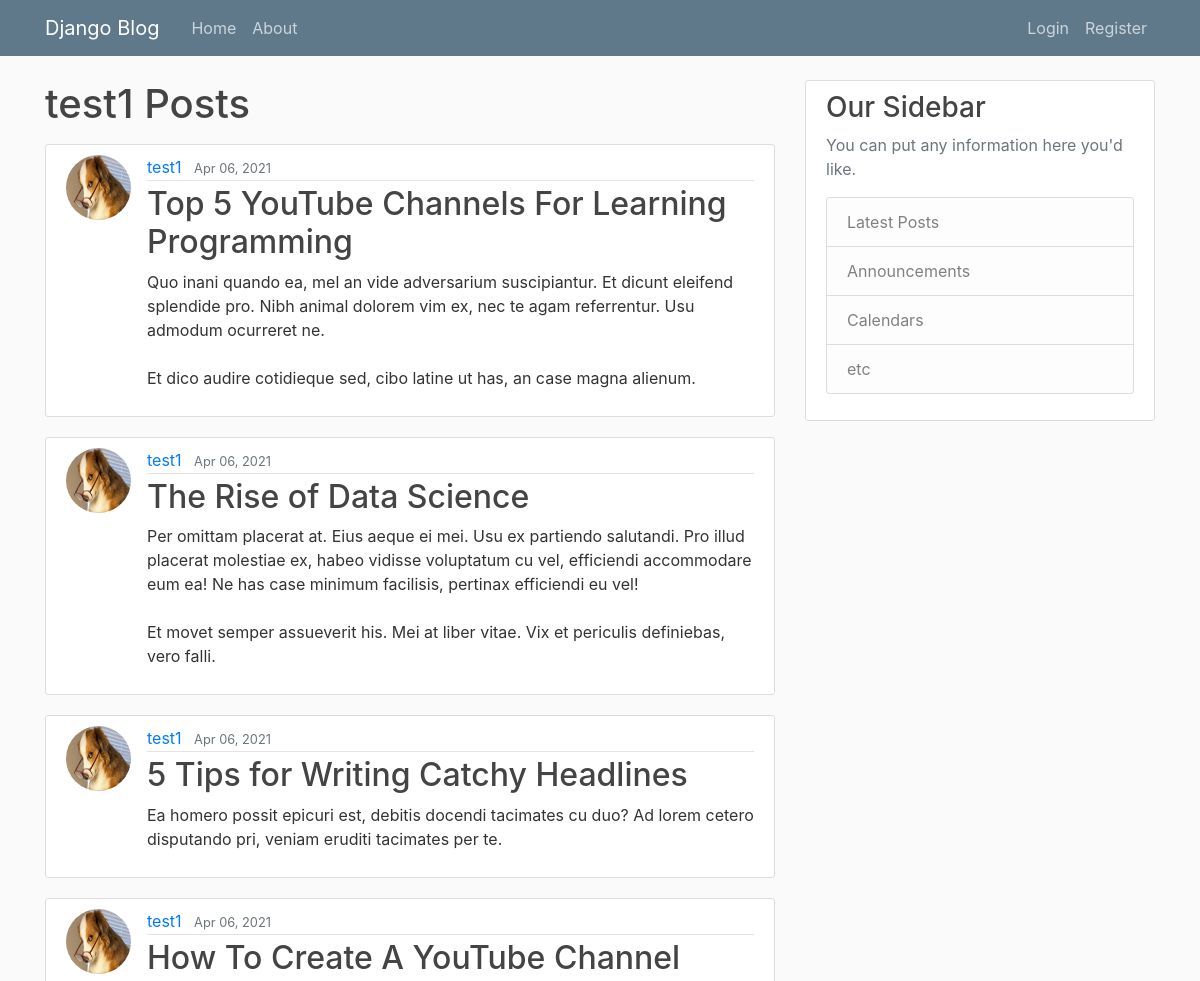
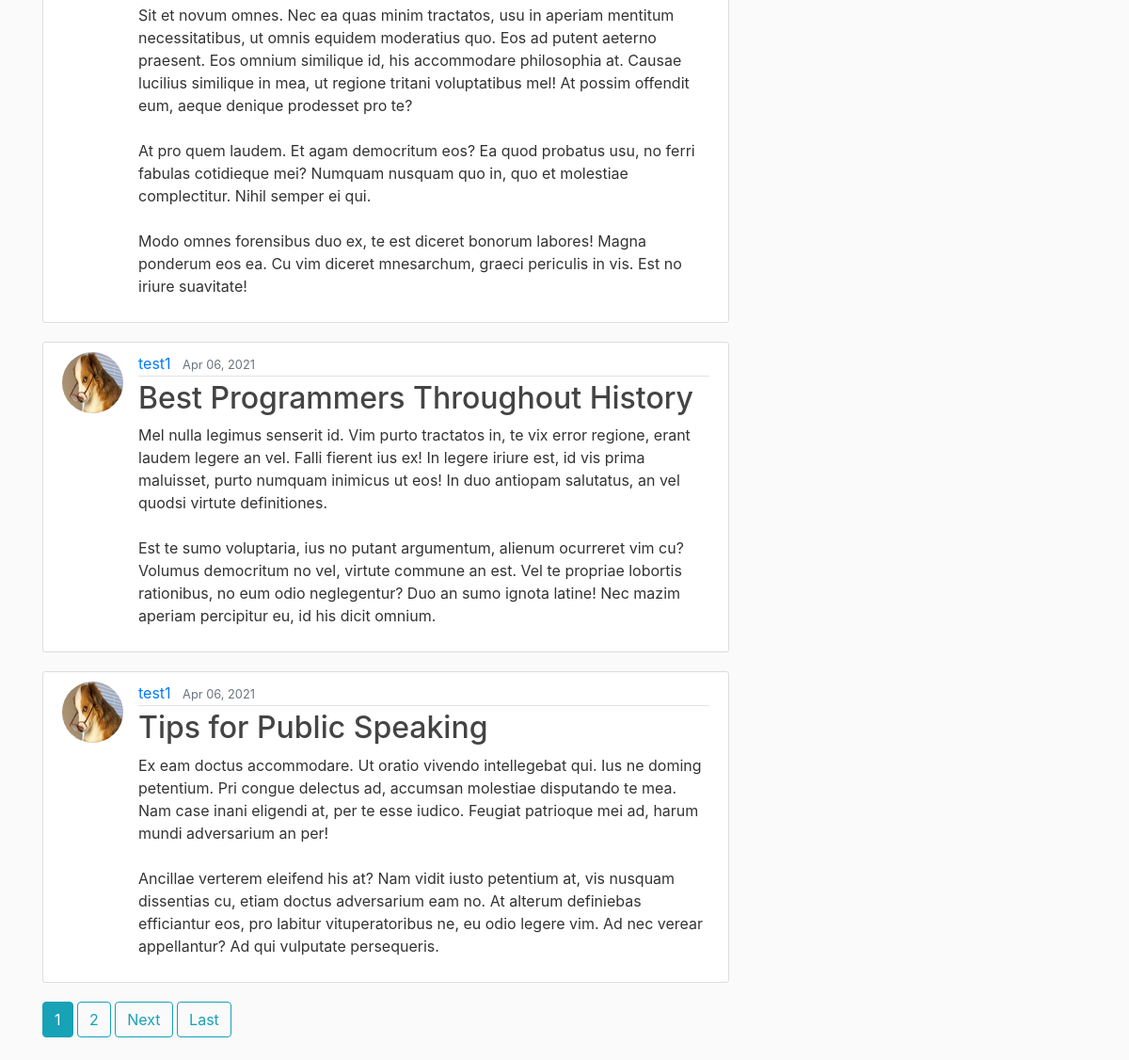
/post/test1, run on the app's committed database (2 pictures, top to bottom).
### main/models.py (models this page shows, shortened)
class Post(models.Model):
    title = models.CharField(max_length =200)
    content = models. TextField()
    date_posted = models.DateTimeField(default = timezone.now) #auto_now_add=True)
    author = models.ForeignKey(User, on_delete = models.CASCADE)

### users/models.py (models this page shows, shortened)
class Profile(models.Model):
    user = models.OneToOneField(User, on_delete = models.CASCADE)
    image = models.ImageField(default = 'default.jpg', upload_to='profile_pics')
    """
    def save(self, *args, **kawrgs):
        super().save(*args, **kawrgs)

        img = Image.open(self.image.path)
        #resize the image size if its too large > 300x300
        if img.height > 300 or img.width > 300:
            output_size = (300, 300)
            img.thumbnail(output_size)
            img.save(self.image.path)
    """

### main/views.py (the view)
# urls.py: path("post/<str:username>", UserPostListView.as_view(), name="user_posts"),
class UserPostListView(ListView):
    model = Post
    template_name = 'main/user_posts.html'
    context_object_name = 'posts'
    paginate_by = 6
    def get_queryset(self):
        user = get_object_or_404(User, username=self.kwargs.get('username'))
        return Post.objects.filter(author=user).order_by('-date_posted')

### main/templates/main/user_posts.html (shortened to what this page needs)
{% extends "main/base.html" %}
{% block content %}
    <h1 class = "mb-3">{{view.kwargs.username}} Posts</h1>
    {%  for post in posts %}
        <article class="media content-section">
          <img class = "rounded-circle article-img" src="{{ post.author.profile.image.url}}" >
          <div class="media-body">
            <div class="article-metadata">
              <a class="mr-2" href="{% url 'user_posts' post.author.username %}">{{ post.author }}</a>
              <small class="text-muted">{{ post.date_posted|date:"M d, Y" }}</small>
            </div>
            <h2><a class="article-title" href="{% url 'post_detail' post.id %}">{{ post.title }}</a></h2>
            <p class="article-content">{{ post.content }}</p>
          </div>
        </article>
    {% endfor %}
    {% if is_paginated %}
        {% for num in page_obj.paginator.page_range %}
          {% if page_obj.number == num %}
            <a class="btn btn-info mb-4" href="?page={{num}}">{{ num }}</a>
          {% elif num > page_obj.number|add:'-3' %}
            <a class="btn btn-outline-info mb-4" href="?page={{num}}">{{num}}</a>
          {% endif %}
        {% endfor%}
        {% if page_obj.has_next %}
          <a class="btn btn-outline-info mb-4" href="?page={{page.obj.next_page_number}}">Next</a>
          <a class="btn btn-outline-info mb-4" href="?page={{page.obj.paginator.num_pages}}">Last</a>
        {% endif %}
    {% endif %}
{% endblock content %}

### main/static/main/main.css (style rules this page uses)
body { background: #fafafa; color: #333333; margin-top: 5rem; }
h1, h2, h3, h4, h5, h6 { color: #444444; }
.content-section { background: #ffffff; padding: 10px 20px; border: 1px solid #dddddd; border-radius: 3px; margin-bottom: 20px; }
.article-title { color: #444444; }
.article-content { white-space: pre-line; }
.article-img { height: 65px; width: 65px; margin-right: 16px; }
.article-metadata { padding-bottom: 1px; margin-bottom: 4px; border-bottom: 1px solid #e3e3e3 }

### data on the page
Post: author.profile.image (placeholder picture), author "test1", date_posted "Apr 06, 2021", title "Top 5 YouTube Channels For Learning Programming", content "Quo inani quando ea, mel an vide adversarium suscipiantur. Et dicunt eleifend splendide pro. Nibh animal dolorem vim ex, nec te agam referrentur. Usu admodum ocurreret ne. Et dico audire cotidieque sed, cibo latine ut has, an case magna alienum."
Post: author.profile.image (placeholder picture), author "test1", date_posted "Apr 06, 2021", title "The Rise of Data Science", content "Per omittam placerat at. Eius aeque ei mei. Usu ex partiendo salutandi. Pro illud placerat molestiae ex, habeo vidisse voluptatum cu vel, efficiendi accommodare eum ea! Ne has case minimum facilisis, pertinax efficiendi eu vel! Et movet semper assueverit his. Mei at liber vitae. Vix et periculis definiebas, vero falli."
Post: author.profile.image (placeholder picture), author "test1", date_posted "Apr 06, 2021", title "5 Tips for Writing Catchy Headlines", content "Ea homero possit epicuri est, debitis docendi tacimates cu duo? Ad lorem cetero disputando pri, veniam eruditi tacimates per te."
Post: author.profile.image (placeholder picture), author "test1", date_posted "Apr 06, 2021", title "How To Create A YouTube Channel", content "Sit et novum omnes. Nec ea quas minim tractatos, usu in aperiam mentitum necessitatibus, ut omnis equidem moderatius quo. Eos ad putent aeterno praesent. Eos omnium similique id, his accommodare philosophia at. Causae lucilius similique in mea, ut regione tritani voluptatibus mel! At possim offendit eum, aeque denique prodesset pro te? At pro quem laudem. Et agam democritum eos? Ea quod probatus usu, no ferri fabulas cotidieque mei? Numquam nusquam quo in, quo et molestiae complectitur. Nihil semper ei qui. Modo omnes forensibus duo ex, te est diceret bonorum labores! Magna ponderum eos ea. Cu vim diceret mnesarchum, graeci periculis in vis. Est no iriure suavitate!"
Post: author.profile.image (placeholder picture), author "test1", date_posted "Apr 06, 2021", title "Best Programmers Throughout History", content "Mel nulla legimus senserit id. Vim purto tractatos in, te vix error regione, erant laudem legere an vel. Falli fierent ius ex! In legere iriure est, id vis prima maluisset, purto numquam inimicus ut eos! In duo antiopam salutatus, an vel quodsi virtute definitiones. Est te sumo voluptaria, ius no putant argumentum, alienum ocurreret vim cu? Volumus democritum no vel, virtute commune an est. Vel te propriae lobortis rationibus, no eum odio neglegentur? Duo an sumo ignota latine! Nec mazim aperiam percipitur eu, id his dicit omnium."
Post: author.profile.image (placeholder picture), author "test1", date_posted "Apr 06, 2021", title "Tips for Public Speaking", content "Ex eam doctus accommodare. Ut oratio vivendo intellegebat qui. Ius ne doming petentium. Pri congue delectus ad, accumsan molestiae disputando te mea. Nam case inani eligendi at, per te esse iudico. Feugiat patrioque mei ad, harum mundi adversarium an per! Ancillae verterem eleifend his at? Nam vidit iusto petentium at, vis nusquam dissentias cu, etiam doctus adversarium eam no. At alterum definiebas efficiantur eos, pro labitur vituperatoribus ne, eu odio legere vim. Ad nec verear appellantur? Ad qui vulputate persequeris."

### other printed values
{{ view.kwargs.username }} "test1"
{{ num }} "1"
{{ num }} "2"
